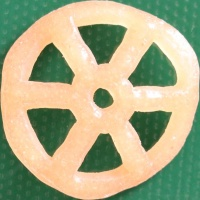
#> input picture Ergebnisse/Normal/019_260.JPG, 200 x 200 px, found by its file name; its folder holds only this picture in this run
$ python symmetrie_ranking.py
#> lines starting #> are read from the running program, lines starting #| are printed output that depends on the picture
#> in process_and_rank_folder, img is the input picture: shape (200, 200, 3); mean B, G, R 135.7, 172.5, 171.5
import cv2
import numpy as np
import os
import shutil

# ==========================================
# EINSTELLUNGEN
# ==========================================
# Quellordner definieren
SRC_NORMAL_DIR = os.path.join("output", "processed", "Normal")
SRC_ANOMALY_DIR = os.path.join("output", "processed", "Anomaly")

# Zielordner für die Rankings
RANKING_NORMAL_DIR = os.path.join("output", "Symmetrie-Ranking-Normal")
RANKING_ANOMALY_DIR = os.path.join("output", "Symmetrie-Ranking-Anomaly")


# ==========================================
# DIE SYMMETRIE-FUNKTION (DEINE METHODE)
# ==========================================
def calculate_asymmetry_score(img):
    """
    Testet die 6-fache Rotationssymmetrie, indem alle 6 Positionen
    (0, 60, 120, 180, 240, 300 Grad) verglichen werden.

    Gibt die Gesamtfläche (Anzahl der Pixel) zurück, die NICHT
    in allen 6 Rotationen vorhanden ist ("rote Pixel").
    """
    if img is None:
        return -1 # Fehler beim Laden

    # In Graustufen umwandeln und Maske erstellen (Objekt vs. Hintergrund)
    gray = cv2.cvtColor(img, cv2.COLOR_BGR2GRAY)
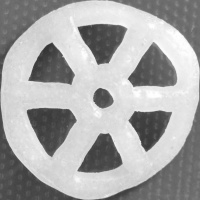
#> gray: shape (200, 200); min 51, max 255, mean 168
    _, mask = cv2.threshold(gray, 10, 255, cv2.THRESH_BINARY)
#> mask: shape (200, 200); every value is 255

    # 1. Mittelpunkt (Centroid) finden
    M = cv2.moments(mask)
#> M = moments, m00 10200000, centre m10/m00, m01/m00 = (99.5, 99.5)
    if M["m00"] == 0:
        return -1 # Kein Objekt gefunden

    cX = int(M["m10"] / M["m00"])
#> cX = 99
    cY = int(M["m01"] / M["m00"])
#> cY = 99
    (h, w) = img.shape[:2]
#> h = 200; w = 200

    # Wir starten mit der Original-Maske (0 Grad) als "Kern"
    core_mask = mask.copy()

    # 2. Schleife durch die 5 Rotationen (60° bis 300°)
    for i in range(1, 6): # 1, 2, 3, 4, 5
        angle = i * 60
        R = cv2.getRotationMatrix2D((cX, cY), angle, 1.0)
        rotated_mask = cv2.warpAffine(mask, R, (w, h))

        # Den "Kern" mit jeder Runde kleiner schrumpfen (Schnittmenge)
        core_mask = cv2.bitwise_and(core_mask, rotated_mask)
#> this loop made 5 passes
#> R on passes 1 to 5: [[0.5, 0.866, -36.24], [-0.866, 0.5, 135.2]], [[-0.5, 0.866, 62.76], [-0.866, -0.5, 234.2]], [[-1, 1.22e-16, 198], [-1.22e-16, -1, 198]], [[-0.5, -0.866, 234.2], [0.866, -0.5, 62.76]], [[0.5, -0.866, 135.2], [0.866, 0.5, -36.24]]
#> pass 1, in calculate_asymmetry_score, `rotated_mask = cv2.warpAffine(mask, R, (w, h))`:
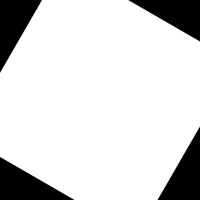
#> rotated_mask: shape (200, 200); min 0, max 255, mean 215.5
#> pass 2, in calculate_asymmetry_score, `rotated_mask = cv2.warpAffine(mask, R, (w, h))`:
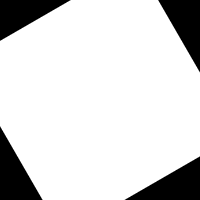
#> rotated_mask: shape (200, 200); min 0, max 255, mean 215.5
#> pass 2, in calculate_asymmetry_score, `core_mask = cv2.bitwise_and(core_mask, rotated_mask)`:
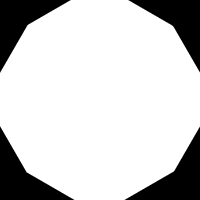
#> core_mask: shape (200, 200); min 0, max 255, mean 204.9
#> pass 3, in calculate_asymmetry_score, `rotated_mask = cv2.warpAffine(mask, R, (w, h))`:
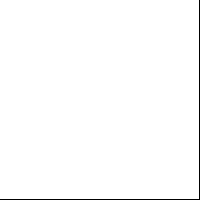
#> rotated_mask: shape (200, 200); 99% white; black in thin lines or dots

    # 3. Asymmetrie-Teile finden
    # 'asymmetric_parts_mask' sind alle Pixel, die nicht zum "Kern" gehören
    asymmetric_parts_mask = cv2.subtract(mask, core_mask)
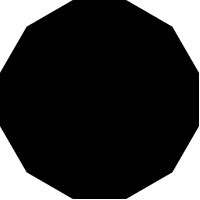
#> asymmetric_parts_mask: shape (200, 200); min 0, max 255, mean 52.1

    # 4. Score berechnen und zurückgeben
    # Der Score ist die Anzahl der Pixel in der asymmetrischen Maske
    score = cv2.countNonZero(asymmetric_parts_mask)
#> score = 8371

    return score

# ==========================================
# HAUPTSKRIPT: BATCH-VERARBEITUNG
# ==========================================

def process_and_rank_folder(source_dir, target_dir):
    """
    Eine Helferfunktion, die alle Bilder aus einem Quellordner
    analysiert, sortiert und in einen Zielordner kopiert.
    """
    print(f"\nStarte Ranking für: {source_dir}")
    print(f"Ziel: {target_dir}")

    # Zielordner vorbereiten
    if os.path.exists(target_dir):
        shutil.rmtree(target_dir)
    os.makedirs(target_dir)

    image_files = []
    try:
        # Alle Bilddateien finden
        for filename in os.listdir(source_dir):
            if filename.lower().endswith(('.png', '.jpg', '.jpeg')):
                image_files.append(filename)
    except FileNotFoundError:
        print(f"--- FEHLER: Quellordner '{source_dir}' nicht gefunden! ---")
        return

    if not image_files:
        print("Keine Bilder im Quellordner gefunden.")
        return

    print(f"Analysiere {len(image_files)} Bilder...")

    results = [] # Hier speichern wir (score, full_path, filename)

    # 1. Alle Bilder analysieren und Scores berechnen
    for idx, filename in enumerate(image_files, 1):
        full_path = os.path.join(source_dir, filename)
        img = cv2.imread(full_path)

        if img is None:
            print(f"Konnte Bild nicht laden: {filename}")
            continue

        score = calculate_asymmetry_score(img)
#> score = 8371

        if score >= 0:
            results.append((score, full_path, filename))

        # Fortschrittsanzeige
        if idx % 25 == 0 or idx == len(image_files):
            print(f"  ...verarbeitet: {idx}/{len(image_files)} (Bild: {filename}, Score: {score})")
#> (printed output is left out)

    # 2. Nach Score sortieren (der niedrigste Score = beste Symmetrie)
    results.sort(key=lambda x: x[0])

    print(f"\nRanking für '{source_dir}' abgeschlossen. Kopiere sortierte Dateien...")

    # 3. Sortierte Dateien in neuen Ordner kopieren
    for rank, (score, full_path, filename) in enumerate(results, 1):

        # Neuen Dateinamen erstellen: 001_Score-00500_...
        new_filename = f"{rank:03d}_Score-{score:05d}_{filename}"
        dest_path = os.path.join(target_dir, new_filename)

        shutil.copy(full_path, dest_path)
#> this loop made 1 pass
#> (rank, score, filename, new_filename) on pass 1: (1, 8371, '019_260.JPG', '001_Score-08371_019_260.JPG')

    print(f"Fertig! {len(results)} Bilder wurden nach '{target_dir}' kopiert.")
#| Fertig! 1 Bilder wurden nach 'output/Symmetrie-Ranking-Normal' kopiert.


# --- Skript starten ---
if __name__ == '__main__':
    # Führe das Ranking für beide Ordner nacheinander aus
    process_and_rank_folder(SRC_NORMAL_DIR, RANKING_NORMAL_DIR)
    process_and_rank_folder(SRC_ANOMALY_DIR, RANKING_ANOMALY_DIR)

    print("\nAlle Operationen abgeschlossen.")

$ run again, on Ergebnisse/Normal/024_147.JPG
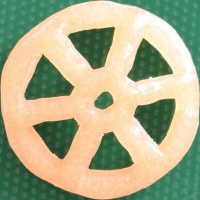
#> input picture Ergebnisse/Normal/024_147.JPG, 200 x 200 px, found by its file name
#> in process_and_rank_folder, img is the input picture: shape (200, 200, 3); mean B, G, R 139.9, 174.1, 175.1
#> in calculate_asymmetry_score, `gray = cv2.cvtColor(img, cv2.COLOR_BGR2GRAY)`:
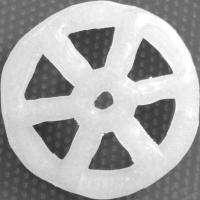
#> gray: shape (200, 200); min 46, max 255, mean 170.5
#> mask: shape (200, 200); every value is 255
#> M = moments, m00 10200000, centre m10/m00, m01/m00 = (99.5, 99.5)
#> cX = 99
#> the loop in calculate_asymmetry_score, `for i in range(1, 6):` made 5 passes
#> R on passes 1 to 5: [[0.5, 0.866, -36.24], [-0.866, 0.5, 135.2]], [[-0.5, 0.866, 62.76], [-0.866, -0.5, 234.2]], [[-1, 1.22e-16, 198], [-1.22e-16, -1, 198]], [[-0.5, -0.866, 234.2], [0.866, -0.5, 62.76]], [[0.5, -0.866, 135.2], [0.866, 0.5, -36.24]]
#> in calculate_asymmetry_score, `score = cv2.countNonZero(asymmetric_parts_mask)`: score = 8371
#> (printed output is left out)
#> the loop in process_and_rank_folder, `for rank, (score, full_path, filename) in enumerate(results, 1):` made 1 pass
#> (rank, score, filename, new_filename) on pass 1: (1, 8371, '024_147.JPG', '001_Score-08371_024_147.JPG')
#| Fertig! 1 Bilder wurden nach 'output/Symmetrie-Ranking-Normal' kopiert.

$ run again, on Ergebnisse/Normal/025_175.JPG
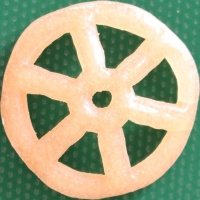
#> input picture Ergebnisse/Normal/025_175.JPG, 200 x 200 px, found by its file name
#> in process_and_rank_folder, img is the input picture: shape (200, 200, 3); mean B, G, R 137.3, 170.7, 171.6
#> in calculate_asymmetry_score, `gray = cv2.cvtColor(img, cv2.COLOR_BGR2GRAY)`:
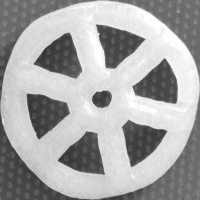
#> gray: shape (200, 200); min 51, max 255, mean 167.2
#> mask: shape (200, 200); every value is 255
#> M = moments, m00 10200000, centre m10/m00, m01/m00 = (99.5, 99.5)
#> cX = 99
#> the loop in calculate_asymmetry_score, `for i in range(1, 6):` made 5 passes
#> R on passes 1 to 5: [[0.5, 0.866, -36.24], [-0.866, 0.5, 135.2]], [[-0.5, 0.866, 62.76], [-0.866, -0.5, 234.2]], [[-1, 1.22e-16, 198], [-1.22e-16, -1, 198]], [[-0.5, -0.866, 234.2], [0.866, -0.5, 62.76]], [[0.5, -0.866, 135.2], [0.866, 0.5, -36.24]]
#> in calculate_asymmetry_score, `score = cv2.countNonZero(asymmetric_parts_mask)`: score = 8371
#> (printed output is left out)
#> the loop in process_and_rank_folder, `for rank, (score, full_path, filename) in enumerate(results, 1):` made 1 pass
#> (rank, score, filename, new_filename) on pass 1: (1, 8371, '025_175.JPG', '001_Score-08371_025_175.JPG')
#| Fertig! 1 Bilder wurden nach 'output/Symmetrie-Ranking-Normal' kopiert.

$ run again, on Ergebnisse/Normal/026_100.JPG
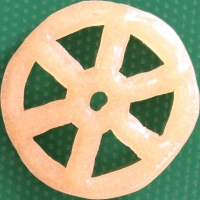
#> input picture Ergebnisse/Normal/026_100.JPG, 200 x 200 px, found by its file name
#> in process_and_rank_folder, img is the input picture: shape (200, 200, 3); mean B, G, R 132.4, 168.2, 169.2
#> in calculate_asymmetry_score, `gray = cv2.cvtColor(img, cv2.COLOR_BGR2GRAY)`:
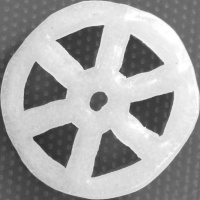
#> gray: shape (200, 200); min 43, max 255, mean 164.4
#> mask: shape (200, 200); every value is 255
#> M = moments, m00 10200000, centre m10/m00, m01/m00 = (99.5, 99.5)
#> cX = 99
#> the loop in calculate_asymmetry_score, `for i in range(1, 6):` made 5 passes
#> R on passes 1 to 5: [[0.5, 0.866, -36.24], [-0.866, 0.5, 135.2]], [[-0.5, 0.866, 62.76], [-0.866, -0.5, 234.2]], [[-1, 1.22e-16, 198], [-1.22e-16, -1, 198]], [[-0.5, -0.866, 234.2], [0.866, -0.5, 62.76]], [[0.5, -0.866, 135.2], [0.866, 0.5, -36.24]]
#> in calculate_asymmetry_score, `score = cv2.countNonZero(asymmetric_parts_mask)`: score = 8371
#> (printed output is left out)
#> the loop in process_and_rank_folder, `for rank, (score, full_path, filename) in enumerate(results, 1):` made 1 pass
#> (rank, score, filename, new_filename) on pass 1: (1, 8371, '026_100.JPG', '001_Score-08371_026_100.JPG')
#| Fertig! 1 Bilder wurden nach 'output/Symmetrie-Ranking-Normal' kopiert.

$ run again, on Ergebnisse/Normal/020_368.JPG
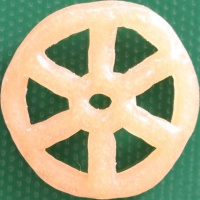
#> input picture Ergebnisse/Normal/020_368.JPG, 200 x 200 px, found by its file name
#> in process_and_rank_folder, img is the input picture: shape (200, 200, 3); mean B, G, R 138.1, 173, 172.9
#> in calculate_asymmetry_score, `gray = cv2.cvtColor(img, cv2.COLOR_BGR2GRAY)`:
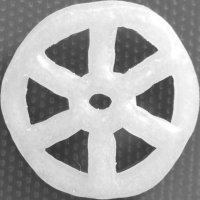
#> gray: shape (200, 200); min 48, max 255, mean 169
#> mask: shape (200, 200); every value is 255
#> M = moments, m00 10200000, centre m10/m00, m01/m00 = (99.5, 99.5)
#> cX = 99
#> the loop in calculate_asymmetry_score, `for i in range(1, 6):` made 5 passes
#> R on passes 1 to 5: [[0.5, 0.866, -36.24], [-0.866, 0.5, 135.2]], [[-0.5, 0.866, 62.76], [-0.866, -0.5, 234.2]], [[-1, 1.22e-16, 198], [-1.22e-16, -1, 198]], [[-0.5, -0.866, 234.2], [0.866, -0.5, 62.76]], [[0.5, -0.866, 135.2], [0.866, 0.5, -36.24]]
#> in calculate_asymmetry_score, `score = cv2.countNonZero(asymmetric_parts_mask)`: score = 8371
#> (printed output is left out)
#> the loop in process_and_rank_folder, `for rank, (score, full_path, filename) in enumerate(results, 1):` made 1 pass
#> (rank, score, filename, new_filename) on pass 1: (1, 8371, '020_368.JPG', '001_Score-08371_020_368.JPG')
#| Fertig! 1 Bilder wurden nach 'output/Symmetrie-Ranking-Normal' kopiert.
